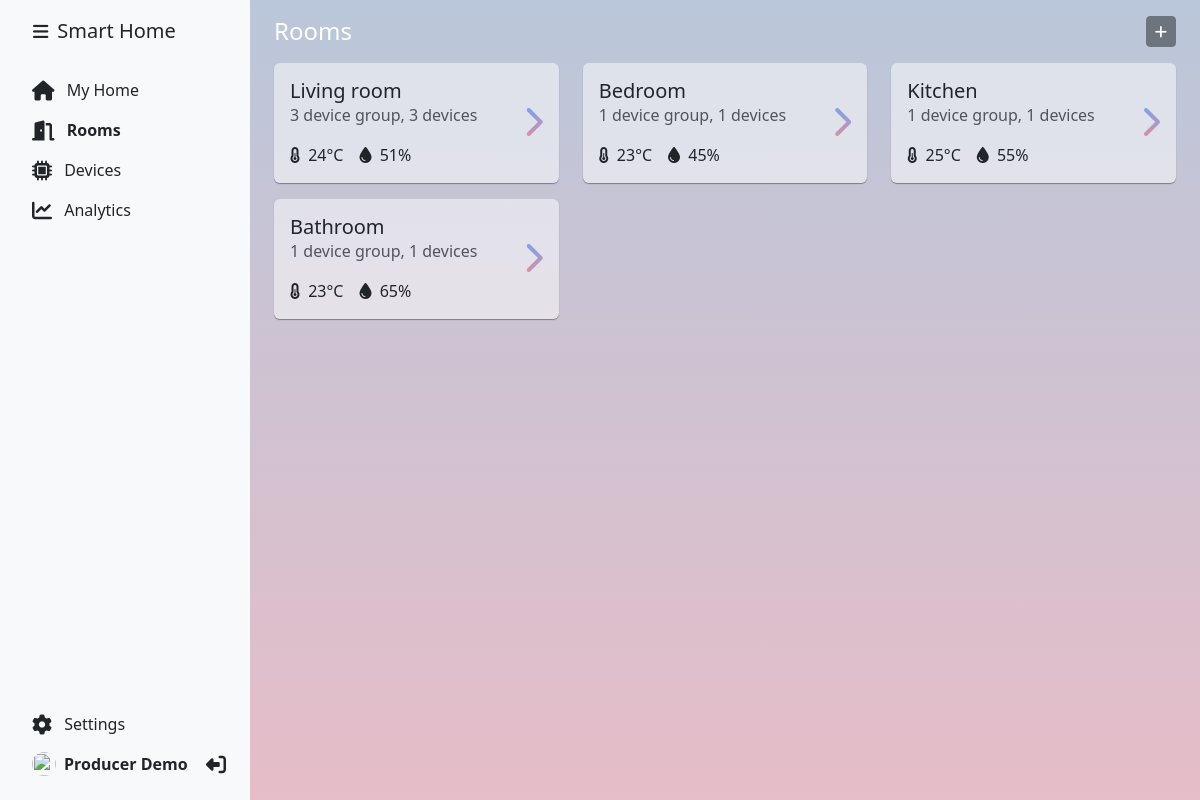
Screenshot of /rooms.php (signed in) with the database file from the repository.
### tables this page shows
CREATE TABLE rooms (
    id INT NOT NULL AUTO_INCREMENT,
    name VARCHAR(255) NOT NULL,
    user_id INT NOT NULL,
    data text NOT NULL DEFAULT '{}',
    PRIMARY KEY (id)
);

### rooms.php (the view, shortened to what this page needs)
<?php
require_once 'dbconfig.php';
$user_id = intval($_SESSION['user']);
?>
<!DOCTYPE html>
<html lang="en">
<head>
    <link href="https://cdn.jsdelivr.net/npm/bootstrap@5.3.0/dist/css/bootstrap.min.css" rel="stylesheet"
>
    <link rel="stylesheet" href="https://cdnjs.cloudflare.com/ajax/libs/font-awesome/6.4.0/css/all.min.css"
 />
    <link href="css/app.css" rel="stylesheet">
</head>
<body <?php if(isset($_COOKIE['sidebar-toggle']) && $_COOKIE['sidebar-toggle'] == '1') { echo ' class="sidebar-toggle"'; } ?>>
    <main class="d-flex flex-nowrap">
        <?php include 'components/sidebar.php';?>
        <div class="d-flex flex-fill p-3 px-md-4 px-sm-2 mw-100">
            <div class="rooms w-100">
                <div class="d-flex align-items-center mb-3">
                    <h4 class="flex-grow-1 mr-2 mb-0 text-white">Rooms</h4>
                    <button class="btn btn-secondary btn-sm ms-auto" data-bs-toggle="modal"
                        data-bs-target="#addRoomModal">
                        <i class="fas fa-plus"></i>
                    </button>
                </div>
                <div class="row">
                    <?php
                    $stmt = $db->prepare("SELECT * FROM rooms WHERE user_id = ?");
                    $stmt->execute([$user_id]);
                    $rooms = $stmt->fetchAll(PDO::FETCH_ASSOC);
                    foreach ($rooms as $room) {
                        $stmt = $db->prepare("SELECT * FROM devices WHERE room_id = ?");
                        $stmt->execute([$room['id']]);
                        $devices = $stmt->fetchAll(PDO::FETCH_ASSOC);
                        $data = json_decode($room['data'], true);
                        $usedDevices = [];
                        foreach ($devices as $device) {
                            $usedDevices[] = $device['type'];
                        }
                        ?>
                    <div class="col-md-6 col-lg-4 mb-3">
                        <a href="room.php?id=<?php echo $room['id']; ?>" class="d-flex flex-column p-3 rounded text-dark text-decoration-none bg-white-50 mw-100 h-100 box-shadow">
                            <div class="d-flex align-items-center">
                                <div class="flex-grow-1">
                                    <div class="d-flex">
                                        <h5 class="mb-0"><?php echo $room['name']; ?></h5>
                                    </div>
                                    <p class="text-muted"><?php echo count($usedDevices); ?> device group, <?php echo count($devices); ?> devices</p>
                                    <div class="d-flex flex-row mt-auto">
                                        <?php if (isset($data['temperature']) && isset($data['temperature_status']) && $data['temperature_status'] == '1') { ?>
                                        <div class="me-3">
                                            <i class="fas fa-thermometer-half me-1"></i>
                                            <span><?php echo $data['temperature']; ?>°C</span>
                                        </div>
                                        <?php
                                        }
                                        if (isset($data['humidity']) && isset($data['humidity_status']) && $data['humidity_status'] == '1') {
                                        ?>
                                        <div class="me-3">
                                            <i class="fas fa-tint me-1"></i>
                                            <span><?php echo $data['humidity']; ?>%</span>
                                        </div>
                                        <?php
                                        }
                                        ?>
                                    </div>
                                </div>
                                <div class="ms-3">
                                    <i class="fas fa-chevron-right fa-2x text-secondary text-sh"></i>
                                </div>
                            </div>
                        </a>
                    </div>
                    <?php } ?>
                </div>
            </div>
        </div>
    </main>
</body>
</html>

### css/app.css (style rules this page uses)
body { min-height: 100vh; background: #b1bccf; }
html { min-height: 100vh; }
main { padding-left: 250px; min-height: 100vh; max-width: 100%; background: #b1bccf; background: linear-gradient(#bac7da, #e6bdc8); overflow-x: hidden; }
.btn { cursor: pointer; }
.text-sh { background: linear-gradient(#78a3ec, #db8fa4); background-clip: text; -webkit-background-clip: text; -webkit-text-fill-color: transparent; }
.bg-white-50 { background-color: rgba(255, 255, 255, 0.5) !important; }
.mw-100 { max-width: 100% !important; }
.box-shadow { -webkit-box-shadow: 0 1px 1px rgba(72, 78, 85, .6); box-shadow: 0 1px 1px rgba(72, 78, 85, .6); -webkit-transition: all .2s ease-out; -moz-transition: all .2s ease-out; -ms-transition: all .2s ease-out; -o-transition: all .2s ease-out; transition: all .2s ease-out; }

### rows the page displays
rooms: name "Living room", count($usedDevices) "3", count($devices) "3", data "24", data "51"
rooms: name "Bedroom", count($usedDevices) "1", count($devices) "1", data "23", data "45"
rooms: name "Kitchen", count($usedDevices) "1", count($devices) "1", data "25", data "55"
rooms: name "Bathroom", count($usedDevices) "1", count($devices) "1", data "23", data "65"

### other values shown
$name "Smart Home"
$_SESSION['name'] "Producer Demo"
